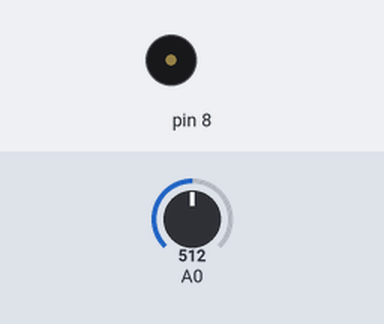
The sketch below on a simulated Arduino Uno, built with avr-gcc and run on an emulated ATmega328P. On the bench: buzzer (waves = sounding). Inputs (shaded band) come from the test bench; at power-on: A0 = 512.

Above: at 0.2 s.
Timing chart, 0 to 3.0 s (numbered marks = the images above):
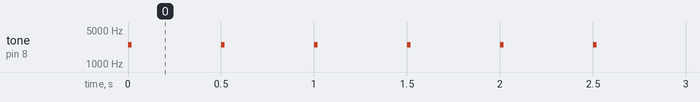

The sketch:

speaker.ino
```cpp
void setup() {
  // put your setup code here, to run once:
  Serial.begin(9600);
}

void loop() {
  // put your main code here, to run repeatedly:
  tone(8, map(analogRead(A0),0,1023,31,4978),20);

  delay(500);
}
```

Measured:
- by itself, tone on pin 8: alternates 2506 Hz for 0.02 s and silent for 0.48 s
